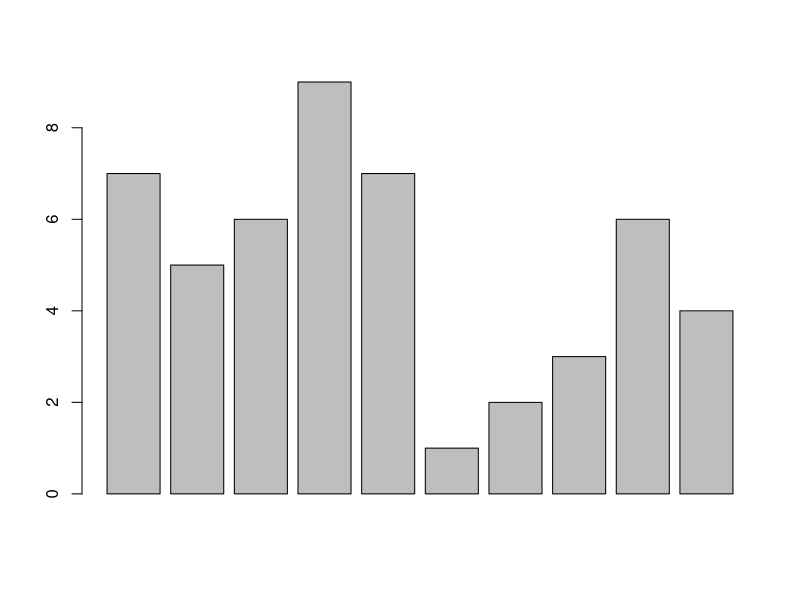
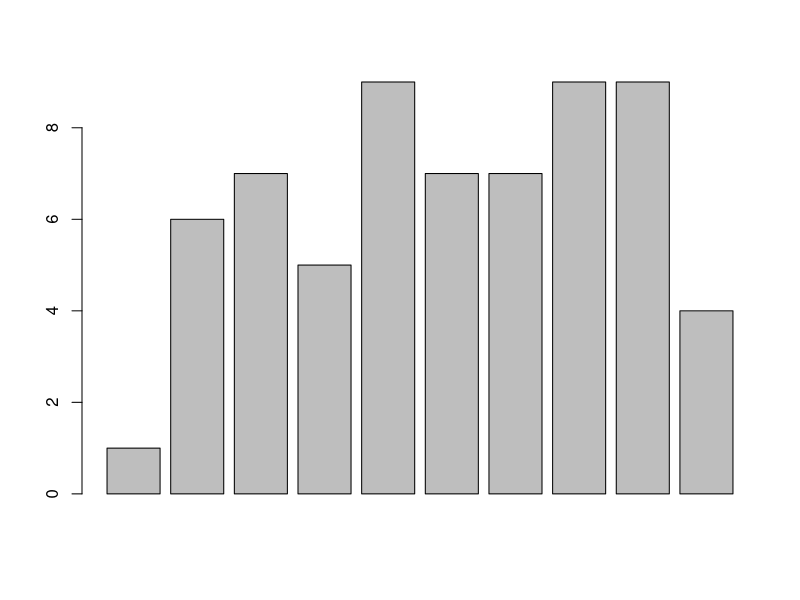

Reproduce these figures in R, in order.

#----------------------------------------------------------------------
# CE301 - Estatística Básica
# PRÁTICAS EM R
#----------------------------------------------------------------------
# Prof. Me. Lineu Alberto Cavazani de Freitas
#-----------------------------------------------------------------------
# Execute os seguintes comandos no R
# Discuta o que os comandos fazem e comente o código
#-----------------------------------------------------------------------

10 + 5
9 - 1
8 * 3
25/5
5^2

10 %% 3
10 %/% 3

sin(0)
cos(0)
tan(0)

exp(1)

sqrt(25)

log(2.71)
log10(10)
log2(2)
log(10, base = 10)

factorial(4)
abs(-5)

ceiling(1.98746541)
floor(1.98746541)
round(1.98746541)
round(1.98746541, digits = 2)

1 == 6
2 != 5

3 <= 4
4 >= 3

5 > 2
6 < 1

(4 < 5) & (1 >= 2)
(8 < 0) | (0 >= 3)

!(2 < 5)

1+NA
1+NULL
1+Inf
1-Inf
1+NaN

1/0
-1/0
0/0

1+2*3
1+(2*3)
(1+2)*3

x <- 10
x+1
x*2
x^2
x-x

a <- c(7,5,6,9,7,1,2,3,6,4)
a

b <- c(1,6,7,5,9,7,7,9,9,4)
b

a+b
a*b
a/b
a%*%b

sum(a)
prod(a)

barplot(a)
barplot(b)

#-----------------------------------------------------------------------